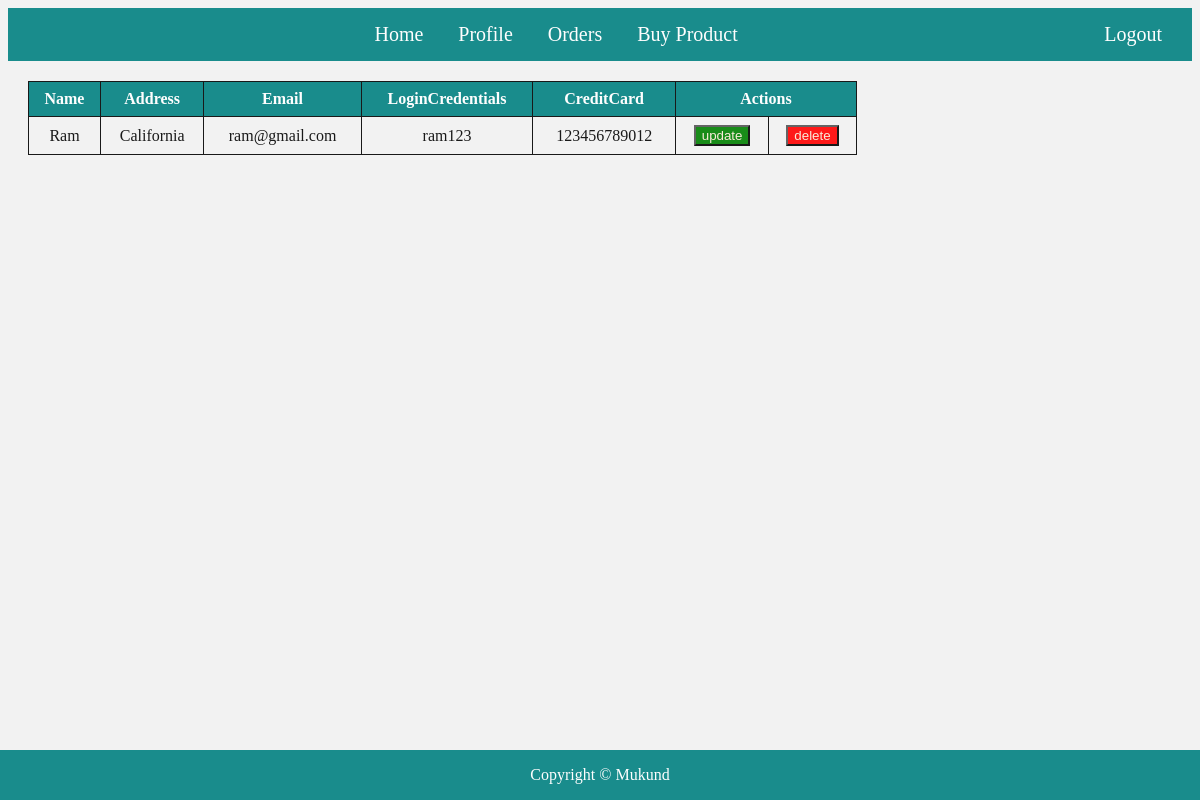
The page /user/profile.php (signed in) on the database its author committed.
### tables this page shows
CREATE TABLE OnlineCustomers (
    CustomerID INT ,
    LoginCredentials VARCHAR(255),
    CreditCard CHAR(12),
    PRIMARY KEY(CustomerID),
    FOREIGN KEY (CustomerID) REFERENCES Customers(CustomerID) ON DELETE CASCADE ON UPDATE CASCADE
);

CREATE TABLE Customers (
    CustomerID INT AUTO_INCREMENT,
    Name VARCHAR(255),
    Address VARCHAR(255),
    Email VARCHAR(255),
	PRIMARY KEY(CustomerID)
);

### user/profile.php (the view, shortened to what this page needs)
<!DOCTYPE html>
<html>
<head>
    <link rel="stylesheet" href="admindashboard.css">
    <link rel="stylesheet" href="customer.css">
    <link rel="stylesheet" href="table.css">
</head>
<body>
<div class="navbar">
    <a href="customer_dashboard.php">Home</a>
        <a href="profile.php">Profile</a>
        <a href="order.php">Orders</a>
        <a href="buy.php">Buy Product</a>
        <a href="logout.php" class="logout">Logout</a>
    </div>
        <div class="content">
            <?php include "connection.php";?>
            <table>
                <tr>
                    <th>Name</th>
                    <th>Address</th>
                    <th>Email</th>
                    <th>LoginCredentials</th>
                    <th>CreditCard</th>
                    <th colspan="2">Actions</th>
                </tr>
            <?php
            $user=$_SESSION['user'];
                $query="select * from Customers natural join OnlineCustomers where CustomerID='$user'";
                $data=mysqli_query($con,$query);
                $result=mysqli_num_rows($data);
                if($result){
                 while($row=mysqli_fetch_array($data)){
                 ?>
                 <tr>
                    <td><?php echo $row['Name']?></td>
                    <td><?php echo $row['Address']?></td>
                    <td><?php echo $row['Email']?></td>
                    <td><?php echo $row['LoginCredentials']?></td>
                    <td><?php echo $row['CreditCard']?></td>
                    <td><button id="update"><a href="updateuser.php?userID=<?php echo $row['CustomerID']; ?>">update</a></button></td>
                    <td><button id="delete"><a onclick="return confirm('are you sure you want to delete this Customer.')" href="deleteuser.php?userID=<?php echo $row['CustomerID']; ?>">delete</a></button></td>
                </tr>
                 <?php
                 }
                }
                else
            {
            ?>
             <tr>
                <td>No record found</td>
             </tr>
             <?php
             }
           ?>
            </table>
            <br><br>
    </div>
    <div class="footer">
        <p>Copyright © Mukund</p>
    </div>
</body>
</html>

### user/admindashboard.css (style rules this page uses)
body { background-color: #f2f2f2; opacity: 0.9; z-index: -1; }
.navbar { background-color: #008080; color: white; padding: 15px; text-align: center; font-size: 20px; }
.navbar a { color: white; text-decoration: none; margin: 0 15px; }
.logout { color: red; float: right; }
.content { width: 70%; padding: 20px; }
.footer { position: fixed; left: 0; bottom: 0; width: 100%; background-color: #008080; color: white; text-align: center; }

### user/table.css (style rules this page uses)
table { width: 100%; border-collapse: collapse; }
th { background-color: #008080; color: white; }
td, th { border: 1px solid #000; padding: 8px; text-align: center; }

### user/profile.php (style rules this page uses)
#update { background-color: green; }
#delete { background-color: red; }
#update a,#delete a { color: antiquewhite; text-decoration: none; }

### rows shown on the page
onlinecustomers: CustomerID.Name "Ram", CustomerID.Address "California", CustomerID.Email "ram@gmail.com", LoginCredentials "ram123", CreditCard "123456789012"
